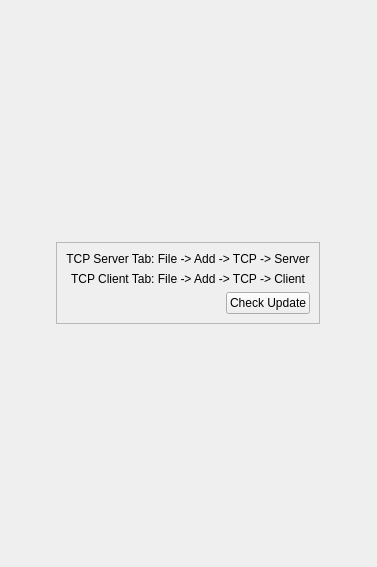
<?xml version="1.0" encoding="UTF-8"?>
<ui version="4.0">
 <class>StartWidget</class>
 <widget class="QWidget" name="StartWidget">
  <property name="geometry">
   <rect>
    <x>0</x>
    <y>0</y>
    <width>377</width>
    <height>567</height>
   </rect>
  </property>
  <property name="sizePolicy">
   <sizepolicy hsizetype="Preferred" vsizetype="Preferred">
    <horstretch>0</horstretch>
    <verstretch>0</verstretch>
   </sizepolicy>
  </property>
  <property name="windowTitle">
   <string>Form</string>
  </property>
  <layout class="QHBoxLayout" name="horizontalLayout" stretch="0">
   <property name="sizeConstraint">
    <enum>QLayout::SetMinimumSize</enum>
   </property>
   <item>
    <widget class="QFrame" name="frame">
     <property name="sizePolicy">
      <sizepolicy hsizetype="Fixed" vsizetype="Fixed">
       <horstretch>0</horstretch>
       <verstretch>0</verstretch>
      </sizepolicy>
     </property>
     <property name="frameShape">
      <enum>QFrame::StyledPanel</enum>
     </property>
     <property name="frameShadow">
      <enum>QFrame::Plain</enum>
     </property>
     <property name="lineWidth">
      <number>1</number>
     </property>
     <property name="midLineWidth">
      <number>1</number>
     </property>
     <layout class="QVBoxLayout" name="verticalLayout">
      <property name="sizeConstraint">
       <enum>QLayout::SetNoConstraint</enum>
      </property>
      <item>
       <widget class="QLabel" name="openTCPServerLabel">
        <property name="text">
         <string>TCP Server Tab: File -&gt; Add -&gt; TCP -&gt; Server</string>
        </property>
        <property name="alignment">
         <set>Qt::AlignCenter</set>
        </property>
       </widget>
      </item>
      <item>
       <widget class="QLabel" name="openTCPClientLabel">
        <property name="frameShape">
         <enum>QFrame::NoFrame</enum>
        </property>
        <property name="text">
         <string>TCP Client Tab: File -&gt; Add -&gt; TCP -&gt; Client</string>
        </property>
        <property name="alignment">
         <set>Qt::AlignCenter</set>
        </property>
       </widget>
      </item>
      <item>
       <widget class="QWidget" name="btn" native="true">
        <layout class="QHBoxLayout" name="horizontalLayout_2">
         <property name="spacing">
          <number>0</number>
         </property>
         <property name="leftMargin">
          <number>0</number>
         </property>
         <property name="topMargin">
          <number>0</number>
         </property>
         <property name="rightMargin">
          <number>0</number>
         </property>
         <property name="bottomMargin">
          <number>0</number>
         </property>
         <item>
          <spacer name="horizontalSpacer">
           <property name="orientation">
            <enum>Qt::Horizontal</enum>
           </property>
           <property name="sizeHint" stdset="0">
            <size>
             <width>40</width>
             <height>20</height>
            </size>
           </property>
          </spacer>
         </item>
         <item>
          <widget class="QPushButton" name="updateBtn">
           <property name="text">
            <string>Check Update</string>
           </property>
          </widget>
         </item>
        </layout>
       </widget>
      </item>
     </layout>
    </widget>
   </item>
  </layout>
 </widget>
 <resources/>
 <connections/>
</ui>
